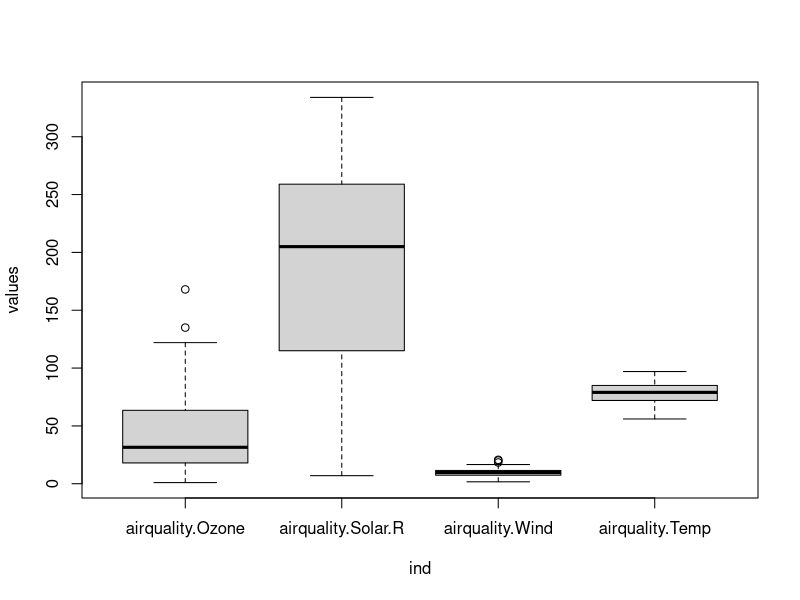
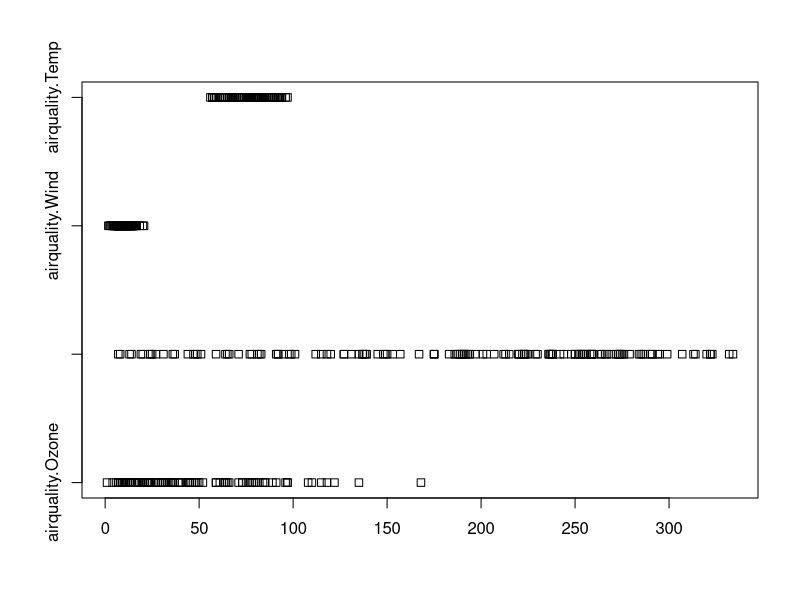

Here is the R script that generated these plots, in order:
## 예제 12.2
# 일원배치 분산분석(oneway-test)
library(tidyverse)
data(airquality)

head(airquality)

dd <- data.frame(airquality$Ozone,airquality$Solar.R,airquality$Wind,airquality$Temp)

dd_stack <- stack(dd)
oneway.test(values ~ ind, data = dd_stack, var.equal = TRUE)

boxplot(values ~ ind, data = dd_stack)
stripchart(dd)

## 일원배치 분산분석(aov)
class(dd_stack$ind)
summary(aov(dd_stack$value ~ dd_stack$ind))
